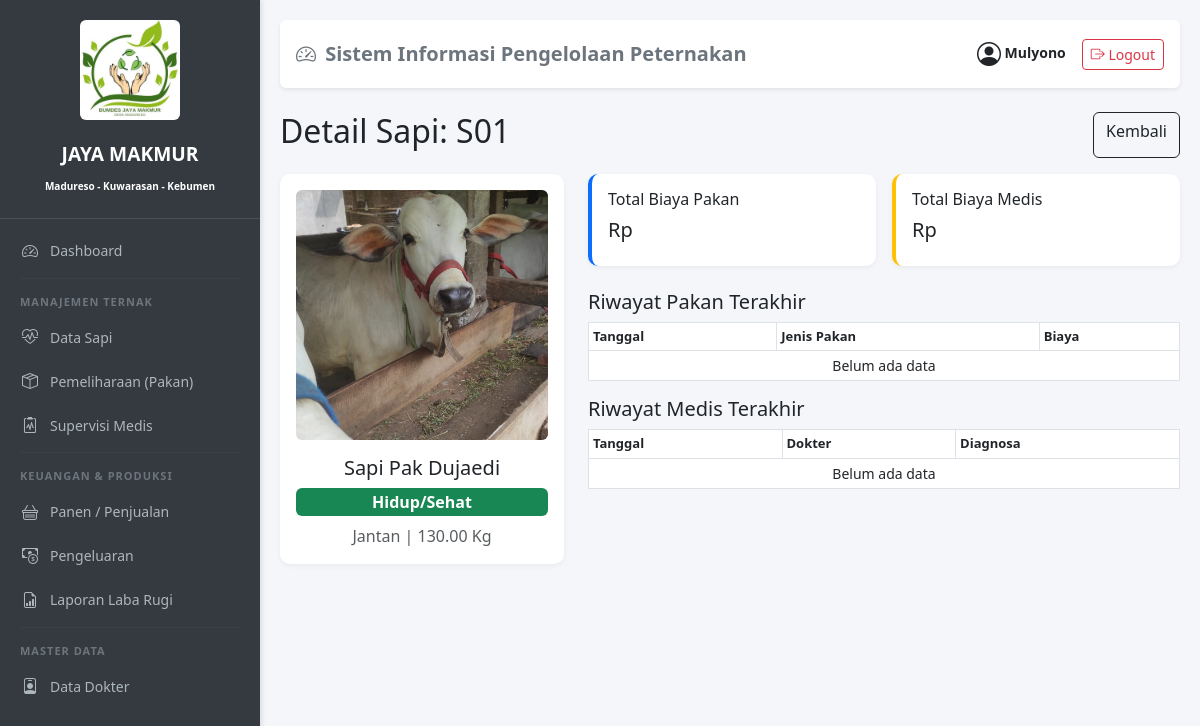
Screenshot of /sapi/1/hapus/ (signed in) with the database file from the repository.
### peternakan/models.py (models this page shows, shortened)
class Sapi(models.Model):
    JENIS_KELAMIN = (('Jantan', 'Jantan'), ('Betina', 'Betina'))
    STATUS = (('Hidup/Sehat', 'Hidup/Sehat'), ('Sakit', 'Sakit'), ('Dijual', 'Dijual'), ('Mati', 'Mati'))
    RUMPUN = (
        ('Limousin', 'Limousin'),
        ('Simmental', 'Simmental'),
        ('Brahman', 'Brahman'),
        ('Ongole', 'Ongole'),
        ('Bali', 'Bali'),
        ('Madura', 'Madura'),
        ('Holstein', 'Holstein (Frisian)'),
        ('POH', 'Peranakan Ongole Hilang'),
        ('PO', 'PO'),
        ('Lainnya', 'Lainnya'),
    )
    id_sapi = models.CharField(max_length=20, unique=True, verbose_name="ID Sapi")
    nama_sapi = models.CharField(max_length=100)
    rumpun = models.CharField(max_length=20, choices=RUMPUN, default='Lainnya', verbose_name="Rumpun/Breed")
    jenis_kelamin = models.CharField(max_length=10, choices=JENIS_KELAMIN)
    tanggal_lahir = models.DateField()
    berat_badan = models.DecimalField(max_digits=8, decimal_places=2, help_text="Dalam Kilogram")
    tinggi_sapi = models.DecimalField(max_digits=5, decimal_places=1, null=True, blank=True, help_text="Tinggi gumba/pundak dalam cm", verbose_name="Tinggi (cm)")
    status = models.CharField(max_length=15, choices=STATUS, default='Hidup/Sehat')
    foto = models.ImageField(upload_to='images/', blank=True, null=True)
    keterangan = models.TextField(blank=True, null=True)
    tanggal_masuk = models.DateField(auto_now_add=True)
    class Meta:
        ordering = ['-tanggal_masuk']

### peternakan/views.py (the view, shortened to what this page needs)
# urls.py: path('sapi/<int:pk>/hapus/', views.SapiDeleteView.as_view(), name='sapi_hapus'),
class SapiDeleteView(LoginRequiredMixin, DeleteView):
    model = Sapi
    template_name = 'peternakan/sapi/confirm_delete.html'
    success_url = reverse_lazy('peternakan:sapi_list')
    login_url = '/login/'

### peternakan/templates/peternakan/sapi/confirm_delete.html
{% extends 'base.html' %}
{% block content %}
<div class="d-flex justify-content-between mb-3">
    <h2>Detail Sapi: {{ sapi.id_sapi }}</h2>
    <a href="{% url 'peternakan:sapi_list' %}" class="btn btn-outline-dark">Kembali</a>
</div>
<div class="row">
    <div class="col-md-4">
        <div class="card p-3 text-center">
            {% if sapi.foto %}
                <img src="{{ sapi.foto.url }}" class="img-fluid rounded mb-3" style="max-height: 250px; object-fit:cover;">
            {% else %}
                <div class="bg-secondary text-white p-5 rounded mb-3">Tidak Ada Foto</div>
            {% endif %}
            <h5>{{ sapi.nama_sapi }}</h5>
            <span class="badge bg-{% if sapi.status == 'Hidup/Sehat' %}success{% elif sapi.status == 'Sakit' %}warning{% else %}secondary{% endif %} fs-6">{{ sapi.status }}</span>
            <p class="mt-2 mb-0 text-muted">{{ sapi.jenis_kelamin }} | {{ sapi.berat_badan }} Kg</p>
        </div>
    </div>
    <div class="col-md-8">
        <div class="row g-3">
            <div class="col-6"><div class="card p-3 border-start border-4 border-primary"><h6>Total Biaya Pakan</h6><h5>Rp {{ total_pakan|floatformat:0 }}</h5></div></div>
            <div class="col-6"><div class="card p-3 border-start border-4 border-warning"><h6>Total Biaya Medis</h6><h5>Rp {{ total_medis|floatformat:0 }}</h5></div></div>
        </div>
        <h5 class="mt-4">Riwayat Pakan Terakhir</h5>
        <table class="table table-sm table-bordered">
            <tr><th>Tanggal</th><th>Jenis Pakan</th><th>Biaya</th></tr>
            {% for p in pakan %}
            <tr><td>{{ p.tanggal }}</td><td>{{ p.jenis_pakan }}</td><td>Rp {{ p.biaya_pakan|floatformat:0 }}</td></tr>
            {% empty %}<tr><td colspan="3" class="text-center">Belum ada data</td></tr>{% endfor %}
        </table>
        <h5 class="mt-3">Riwayat Medis Terakhir</h5>
        <table class="table table-sm table-bordered">
            <tr><th>Tanggal</th><th>Dokter</th><th>Diagnosa</th></tr>
            {% for m in medis %}
            <tr><td>{{ m.tanggal }}</td><td>{{ m.dokter.nama }}</td><td>{{ m.diagnosa|truncatewords:5 }}</td></tr>
            {% empty %}<tr><td colspan="3" class="text-center">Belum ada data</td></tr>{% endfor %}
        </table>
    </div>
</div>
{% endblock %}

### peternakan/templates/base.html (shortened to what this page needs)
<!DOCTYPE html>
<html lang="id">
<head>
    <link href="https://cdn.jsdelivr.net/npm/bootstrap@5.3.0/dist/css/bootstrap.min.css" rel="stylesheet">
    <link rel="stylesheet" href="https://cdn.jsdelivr.net/npm/bootstrap-icons@1.10.0/font/bootstrap-icons.css">
</head>
<body>
    <div class="sidebar">
        <div class="brand text-center">
            <img src="/media/images/logo.jpeg" class="img-fluid rounded mb-3" style="max-height: 100px; object-fit:cover;">
            <div class="fw-bold mt-1" >JAYA MAKMUR</div>
            <small class="fw-bold mt-4" style="font-size: 10px;">Madureso - Kuwarasan - Kebumen</small>
        </div>
        <a href="{% url 'peternakan:dashboard' %}">
            <i class="bi bi-speedometer2"></i> Dashboard
        </a>
        <hr>
        <div class="menu-title">Manajemen Ternak</div>
        <a href="{% url 'peternakan:sapi_list' %}">
            <i class="bi bi-heart-pulse"></i> Data Sapi
        </a>
        <a href="{% url 'peternakan:pemeliharaan_list' %}">
            <i class="bi bi-box-seam"></i> Pemeliharaan (Pakan)
        </a>
        <a href="{% url 'peternakan:supervisi_list' %}">
            <i class="bi bi-clipboard2-pulse"></i> Supervisi Medis
        </a>
        <hr>
        <div class="menu-title">Keuangan & Produksi</div>
        <a href="{% url 'peternakan:panen_list' %}">
            <i class="bi bi-basket"></i> Panen / Penjualan
        </a>
        <a href="{% url 'peternakan:pengeluaran_list' %}">
            <i class="bi bi-cash-coin"></i> Pengeluaran
        </a>
        <a href="{% url 'peternakan:laporan' %}">
            <i class="bi bi-file-earmark-bar-graph"></i> Laporan Laba Rugi
        </a>
        <hr>
        <div class="menu-title">Master Data</div>
        <a href="{% url 'peternakan:dokter_list' %}">
            <i class="bi bi-person-badge"></i> Data Dokter
        </a>
    </div>
    <div class="content">
        <div class="d-flex justify-content-between align-items-center mb-4 p-3 bg-white rounded shadow-sm">
            <h5 class="mb-0 text-secondary fw-bold">
                <i class="bi bi-speedometer2 me-1"></i> Sistem Informasi Pengelolaan Peternakan
            </h5>
            <div class="d-flex align-items-center gap-3">
                <span class="text-dark small fw-semibold">
                    <i class="bi bi-person-circle fs-4 align-middle"></i>
                    {{ user.username|title }}
                </span>
                <a href="{% url 'peternakan:logout' %}" class="btn btn-sm btn-outline-danger">
                    <i class="bi bi-box-arrow-right"></i> Logout
                </a>
            </div>
        </div>
        {% block content %}
        {% endblock %}
    </div>
</body>
</html>

### peternakan/templates/base.html (style rules this page uses)
body { display: flex; min-height: 100vh; margin: 0; background-color: #f4f6f9; }
.sidebar { width: 260px; background: #343a40; color: white; padding-top: 20px; flex-shrink: 0; box-shadow: 2px 0 5px rgba(0,0,0,0.1); }
.sidebar .brand { font-size: 1.2rem; padding: 0 20px 20px 20px; border-bottom: 1px solid #495057; margin-bottom: 10px; }
.sidebar a { color: #adb5bd; text-decoration: none; display: flex; align-items: center; padding: 10px 20px; font-size: 14px; transition: 0.3s; }
.sidebar a i { margin-right: 10px; font-size: 16px; width: 20px; text-align: center; }
.sidebar .menu-title { padding: 10px 20px 5px 20px; font-size: 11px; text-transform: uppercase; letter-spacing: 1px; color: #6c757d; font-weight: bold; }
.sidebar hr { border-color: #495057; margin: 5px 20px; }
.content { flex-grow: 1; padding: 20px; overflow-y: auto; width: calc(100% - 260px); }
.table th { font-size: 13px; white-space: nowrap; }
.table td { font-size: 14px; vertical-align: middle; }
.card { border: none; border-radius: 10px; box-shadow: 0 2px 5px rgba(0,0,0,0.05); }

### rows the page displays
Sapi: id_sapi "S01", foto (picture), nama_sapi "Sapi Pak Dujaedi", status "Hidup/Sehat", jenis_kelamin "Jantan", berat_badan "130.00"

### other values shown
{{ user.username|title }} "Mulyono"
